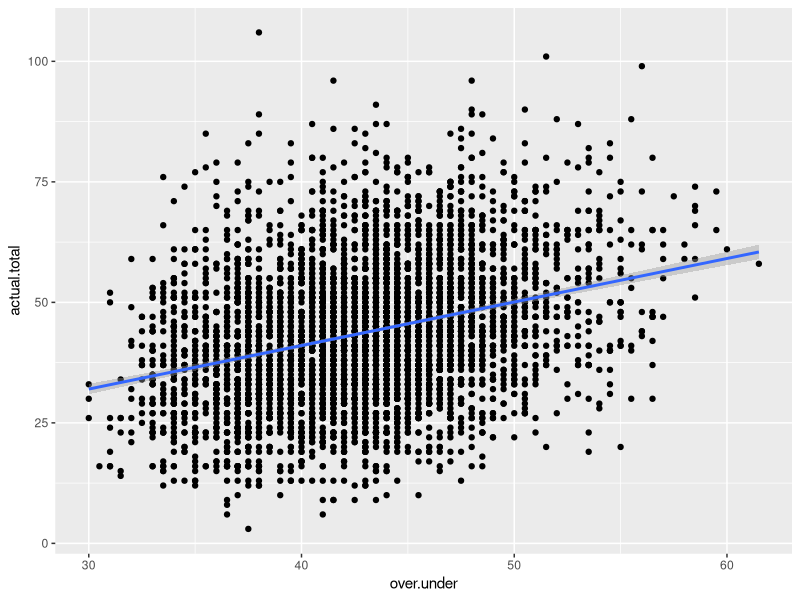

This chart was generated by the following R code:
library(lubridate)
library(dplyr)
library(ggplot2)

nfl <- read.csv("NFL_Lines_09-19.csv")
vegas <- read.csv("VegasLines2000-2017.csv")

# test code added



nfl %>% filter(season==2017, type=="Week 1", home.team=="NE")
vegas %>% filter(season==2017, type=="Week 1", home.team=="New England")

vegas <- vegas %>% mutate(actual.total = home.score + away.score)
vegas <- vegas %>% mutate(date2 = as.Date(date))
vegas <- vegas %>% mutate(residual = actual.total - over.under)
vegas <- vegas %>% mutate(over = over.under>actual.total)
vegas <- vegas %>% mutate(over_or_tie = over.under>=actual.total)
vegas <- vegas %>% mutate(under = over.under<actual.total)

vegas <- vegas %>% mutate(high.over.under = (over.under>=43))


library(ggplot2)

vegas %>% ggplot(aes(over.under, actual.total))+geom_point()+
  geom_smooth(method="lm")

## making predictions

season_for_ratings <- 2017
vegas_season <- vegas  %>% filter(season == season_for_ratings)
vegas_season <- vegas_season %>% 
  dplyr::select(date, type, home.team, away.team, home.score, away.score)


vegas_season_home <- vegas_season
vegas_season_away <- vegas_season

vegas_season_home <- vegas_season_home %>% rename(team = home.team, opp=away.team,
                             score=home.score, opp.score = away.score) %>%
  mutate(home =1)

vegas_season_away <- vegas_season_away %>% 
  rename(team = away.team, opp=home.team,
       score=away.score, opp.score = home.score) %>%
  mutate(home =0)

vegas_season_away <- vegas_season_away[,colnames(vegas_season_home)]

vegas_season <- rbind(vegas_season_home, vegas_season_away)

m.off <- lm(score ~ team + opp, data=vegas_season)
summary(m.off)



library(lme4)

m.regressed <- lmer(score ~ (1|team) + (1|opp), data=vegas_season)
summary(m.regressed)
coef(m.regressed)

vegas_season <- vegas_season %>% mutate(score_diff = score-opp.score)

m.regressed <- lmer(score_diff ~ (1|team) + (1|opp), data=vegas_season)
summary(m.regressed)
coef(m.regressed)
